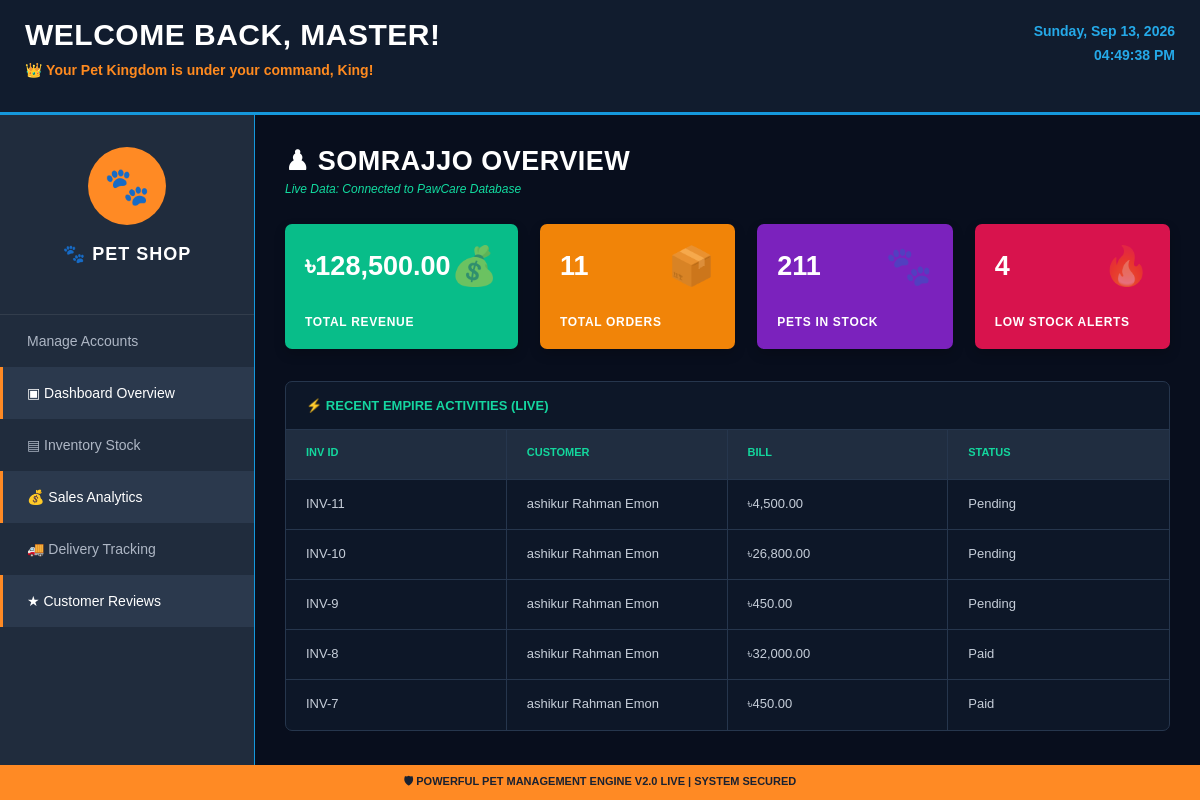
The page /index.php?page=admin/dashboard_overview (signed in) on the database its author committed.
### tables this page shows
CREATE TABLE `orders` (
  `order_id` int(11) NOT NULL,
  `customer_id` int(11) NOT NULL,
  `total_amount` decimal(10,2) NOT NULL,
  `delivery_address` text NOT NULL,
  `delivery_method` enum('Pathao Fast','PetPanda Go','Speed Fast','Jhinku BD','Shop Pickup') NOT NULL DEFAULT 'Pathao Fast',
  `payment_method` enum('bKash','Nagad','Rocket','Credit Card','Cash on Delivery') NOT NULL DEFAULT 'Cash on Delivery',
  `payment_status` enum('Pending','Paid') DEFAULT 'Pending',
  `order_status` enum('Pending','Confirmed','Processing','Shipped','Delivered','Cancelled') DEFAULT 'Pending',
  `order_date` timestamp NOT NULL DEFAULT current_timestamp(),
  `updated_at` timestamp NOT NULL DEFAULT current_timestamp() ON UPDATE current_timestamp()
);

CREATE TABLE `users` (
  `user_id` int(11) NOT NULL,
  `full_name` varchar(100) NOT NULL,
  `username` varchar(50) NOT NULL,
  `email` varchar(100) NOT NULL,
  `phone` varchar(20) DEFAULT NULL,
  `gender` enum('Male','Female','Other') DEFAULT NULL,
  `password` varchar(255) NOT NULL,
  `role` enum('admin','customer','doctor','delivery') NOT NULL,
  `profile_image` varchar(255) DEFAULT 'default.png',
  `address` text DEFAULT NULL,
  `status` enum('active','inactive') DEFAULT 'active',
  `created_at` timestamp NOT NULL DEFAULT current_timestamp(),
  `updated_at` timestamp NOT NULL DEFAULT current_timestamp() ON UPDATE current_timestamp()
);

### controllers/admin_dashboard_overview_controller.php (called while the page is built, shortened)
<?php
require_once __DIR__ . '/../helpers/helpers.php';
require_once __DIR__ . '/../models/admin_model.php';
function admin_dashboard_overview_controller($conn) {
    $data = admin_overview_data($conn);
    $total_revenue = $data["total_revenue"];
    $total_orders = $data["total_orders"];
    $pets_in_stock = $data["pets_in_stock"];
    $low_stock = $data["low_stock"];
    $recent_orders = $data["recent_orders"];
    require __DIR__ . '/../views/admin/dashboard_overview.php';
}

### helpers/helpers.php (called while the page is built, shortened)
<?php
function route_url($page, $query = "") {
    $directory = str_replace("\\", "/", dirname($_SERVER["SCRIPT_NAME"]));
    $role = basename($directory);
    $url = rtrim($directory, "/") . "/index.php?page=" . urlencode($page);
    if ($query !== "") {
        $url .= "&" . $query;
    }
    return $url;
}

### models/admin_model.php (called while the page is built, shortened)
<?php
function admin_overview_data($conn) {
    $data = [
        "total_revenue" => 0,
        "total_orders" => 0,
        "pets_in_stock" => 0,
        "low_stock" => 0,
        "recent_orders" => []
    ];
    $queries = [
        "total_revenue" => "SELECT COALESCE(SUM(total_amount), 0) AS total_revenue FROM orders WHERE payment_status = 'Paid'",
        "total_orders" => "SELECT COUNT(*) AS total_orders FROM orders",
        "pets_in_stock" => "SELECT COALESCE(SUM(stock), 0) AS pets_in_stock FROM pets WHERE status = 'Available'",
        "low_stock" => "SELECT COUNT(*) AS low_stock FROM products WHERE stock <= 5"
    ];
    foreach ($queries as $key => $sql) {
        $result = mysqli_query($conn, $sql);
        if ($result) {
            $row = mysqli_fetch_assoc($result);
            $data[$key] = $row[$key];
        }
    }
    $sql = "SELECT o.order_id, o.total_amount, o.payment_status, u.full_name FROM orders o JOIN users u ON o.customer_id = u.user_id ORDER BY o.order_id DESC LIMIT 5";
    $result = mysqli_query($conn, $sql);
    if ($result) {
        while ($row = mysqli_fetch_assoc($result)) {
            $data["recent_orders"][] = $row;
        }
    }
    return $data;
}

### views/admin/dashboard_overview.php (the view, shortened to what this page needs)
<!DOCTYPE html>
<html lang="en">
<head>
    <link rel="stylesheet" href="../assets/css/admin-overview.css">
</head>
<body>
<div class="admin-page">
    <header class="top-header">
        <div>
            <h1>WELCOME BACK, MASTER!</h1>
            <p>👑 Your Pet Kingdom is under your command, King!</p>
        </div>
        <div class="header-time">
            <span id="currentDate"></span>
            <span id="currentTime"></span>
        </div>
    </header>
    <div class="admin-layout">
        <aside class="sidebar">
            <div class="brand-area">
                <div class="brand-logo">🐾</div>
                <h2>🐾 PET SHOP</h2>
            </div>
            <nav class="sidebar-menu">
                <a href="<?php echo htmlspecialchars(route_url("admin/dashboard")); ?>">Manage Accounts</a>
                <a href="<?php echo htmlspecialchars(route_url("admin/dashboard_overview")); ?>" class="active">▣ Dashboard Overview</a>
                <a href="<?php echo htmlspecialchars(route_url("admin/inventory")); ?>">▤ Inventory Stock</a>
                <a href="<?php echo htmlspecialchars(route_url("admin/sales_analytics")); ?>" class="active">💰 Sales Analytics</a>
                <a href="<?php echo htmlspecialchars(route_url("admin/delivery_tracking")); ?>">🚚 Delivery Tracking</a>
                <a href="<?php echo htmlspecialchars(route_url("admin/customer_reviews")); ?>" class="active">★ Customer Reviews</a>
            </nav>
        </aside>
        <main class="main-content">
            <div class="overview-heading">
                <h2>♟ SOMRAJJO OVERVIEW</h2>
                <p>Live Data: Connected to PawCare Database</p>
            </div>
            <div class="stat-grid" data-stats-url="<?php echo htmlspecialchars(route_url("ajax", "action=stats")); ?>">
                <div class="stat-card revenue-card">
                    <div class="stat-top">
                        <strong data-stat="total_revenue">৳<?= number_format((float)$total_revenue, 2) ?></strong>
                        <span>💰</span>
                    </div>
                    <p>TOTAL REVENUE</p>
                </div>
                <div class="stat-card orders-card">
                    <div class="stat-top">
                        <strong data-stat="total_orders"><?= (int)$total_orders ?></strong>
                        <span>📦</span>
                    </div>
                    <p>TOTAL ORDERS</p>
                </div>
                <div class="stat-card pets-card">
                    <div class="stat-top">
                        <strong data-stat="pets_in_stock"><?= (int)$pets_in_stock ?></strong>
                        <span>🐾</span>
                    </div>
                    <p>PETS IN STOCK</p>
                </div>
                <div class="stat-card stock-card">
                    <div class="stat-top">
                        <strong data-stat="low_stock"><?= (int)$low_stock ?></strong>
                        <span>🔥</span>
                    </div>
                    <p>LOW STOCK ALERTS</p>
                </div>
            </div>
            <section class="activity-panel">
                <div class="activity-title">⚡ RECENT EMPIRE ACTIVITIES (LIVE)</div>
                <div class="activity-table">
                    <div class="table-row table-head">
                        <span>INV ID</span>
                        <span>CUSTOMER</span>
                        <span>BILL</span>
                        <span>STATUS</span>
                    </div>
                    <?php if (!empty($recent_orders)): ?>
                        <?php foreach ($recent_orders as $order): ?>
                            <div class="table-row">
                                <span>INV-<?= (int)$order["order_id"] ?></span>
                                <span><?= htmlspecialchars($order["full_name"]) ?></span>
                                <span>৳<?= number_format((float)$order["total_amount"], 2) ?></span>
                                <span><?= htmlspecialchars(ucfirst($order["payment_status"])) ?></span>
                            </div>
                        <?php endforeach; ?>
                    <?php else: ?>
                        <div class="empty-row">No recent orders found.</div>
                    <?php endif; ?>
                </div>
            </section>
        </main>
    </div>
    <footer class="admin-footer">
        🛡 POWERFUL PET MANAGEMENT ENGINE V2.0 LIVE | SYSTEM SECURED
    </footer>
</div>
</body>
</html>

### assets/css/admin-overview.css (style rules this page uses)
* { margin: 0; padding: 0; box-sizing: border-box; }
body { font-family: Arial, sans-serif; background: #08101f; color: #fff; }
.admin-page { min-height: 100vh; display: flex; flex-direction: column; }
.top-header { height: 115px; background: #111c2e; border-bottom: 3px solid #1598dc; padding: 20px 25px; display: flex; justify-content: space-between; align-items: flex-start; }
.top-header h1 { font-size: 30px; line-height: 1; letter-spacing: 0.5px; }
.top-header p { margin-top: 12px; color: #ff8a1f; font-size: 14px; font-weight: bold; }
.header-time { color: #25a9e8; text-align: right; font-size: 14px; font-weight: bold; line-height: 1.7; display: flex; flex-direction: column; }
.admin-layout { flex: 1; display: flex; }
.sidebar { width: 255px; background: #202c3d; display: flex; flex-direction: column; border-right: 1px solid #1598dc; }
.brand-area { height: 200px; padding: 32px 20px; text-align: center; border-bottom: 1px solid rgba(255, 255, 255, 0.08); }
.brand-logo { width: 78px; height: 78px; margin: 0 auto 18px; border-radius: 50%; background: #ff8a24; display: flex; justify-content: center; align-items: center; font-size: 37px; }
.brand-area h2 { font-size: 18px; letter-spacing: 1px; }
.sidebar-menu { padding-top: 0; }
.sidebar-menu a { display: block; padding: 18px 24px; color: #aeb7c5; text-decoration: none; font-size: 14px; border-left: 3px solid transparent; }
.sidebar-menu a.active { background: #2b394d; color: white; border-left-color: #ff8a24; }
.main-content { flex: 1; background: #080e1d; padding: 30px; }
.overview-heading { margin-bottom: 28px; }
.overview-heading h2 { font-size: 27px; letter-spacing: 0.5px; }
.overview-heading p { margin-top: 5px; color: #12dca0; font-size: 12px; font-style: italic; }
.stat-grid { display: grid; grid-template-columns: repeat(4, 1fr); gap: 22px; margin-bottom: 32px; }
.stat-card { height: 125px; padding: 20px; border-radius: 7px; display: flex; flex-direction: column; justify-content: space-between; box-shadow: 0 5px 12px rgba(0, 0, 0, 0.2); }
.stat-top { display: flex; justify-content: space-between; align-items: center; }
.stat-top strong { font-size: 27px; }
.stat-top span { font-size: 38px; opacity: 0.4; }
.stat-card p { font-size: 12px; font-weight: bold; letter-spacing: 0.7px; }
.revenue-card { background: #08bd89; }
.orders-card { background: #f18408; }
.pets-card { background: #7b22bd; }
.stock-card { background: #d8134d; }
.activity-panel { border: 1px solid #26364d; border-radius: 7px; overflow: hidden; background: #0d1728; }
.activity-title { padding: 16px 20px; color: #15d6a0; font-size: 13px; font-weight: bold; border-bottom: 1px solid #26364d; }
.activity-table { width: 100%; }
.table-row { display: grid; grid-template-columns: 1fr 1fr 1fr 1fr; min-height: 50px; border-bottom: 1px solid #26364d; }
.table-row:last-child { border-bottom: none; }
.table-row span { padding: 16px 20px; color: #c6ced9; font-size: 13px; border-right: 1px solid #26364d; }
.table-row span:last-child { border-right: none; }
.table-head { background: #202d40; }
.table-head span { color: #13d79d; font-size: 11px; font-weight: bold; }
.admin-footer { min-height: 35px; background: #ff8a24; color: #192131; display: flex; justify-content: center; align-items: center; padding: 8px; font-size: 11px; font-weight: bold; }

### rows shown on the page
orders: order_id "11", customer.full_name "ashikur Rahman Emon", total_amount "4,500.00", payment_status "Pending"
orders: order_id "10", customer.full_name "ashikur Rahman Emon", total_amount "26,800.00", payment_status "Pending"
orders: order_id "9", customer.full_name "ashikur Rahman Emon", total_amount "450.00", payment_status "Pending"
orders: order_id "8", customer.full_name "ashikur Rahman Emon", total_amount "32,000.00", payment_status "Paid"
orders: order_id "7", customer.full_name "ashikur Rahman Emon", total_amount "450.00", payment_status "Paid"

### other values the page prints
$total_revenue "128,500.00"
$total_orders "11"
$pets_in_stock "211"
$low_stock "4"
